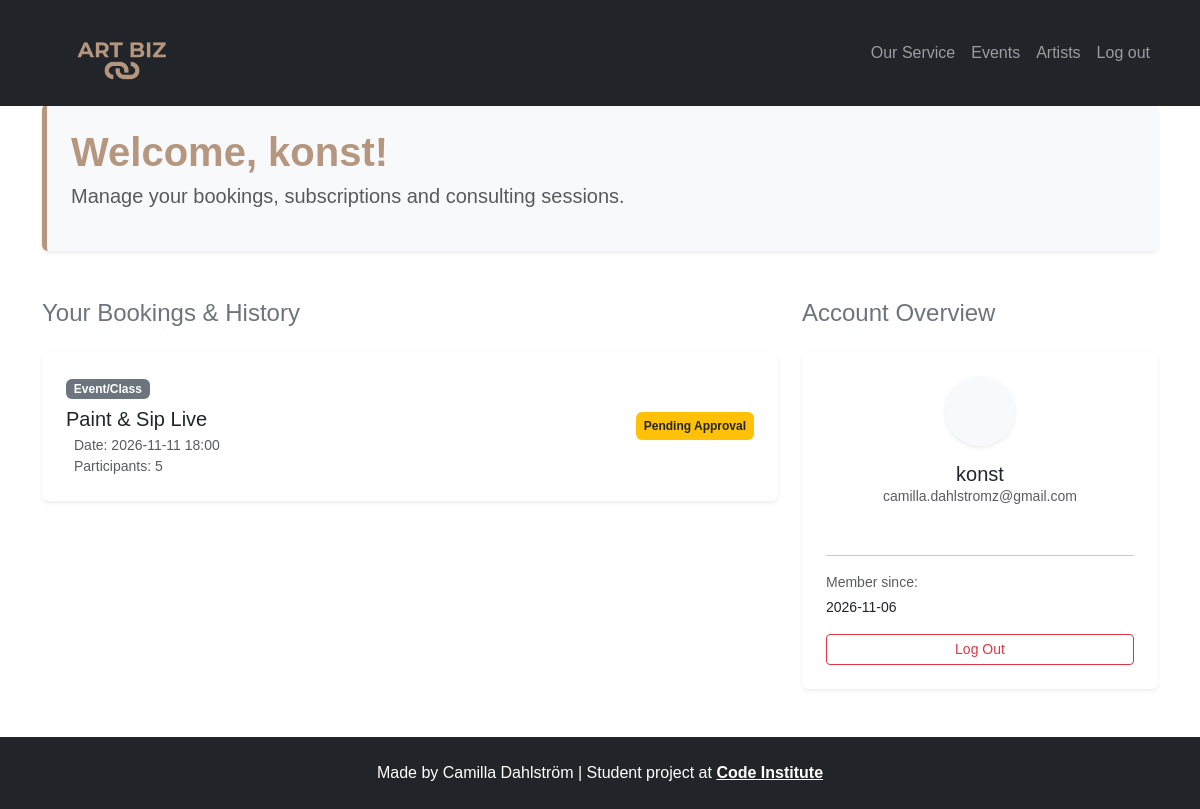
The page /accounts/dashboard/ (signed in) on the database its author committed.
### bookings/models.py (models this page shows, shortened)
class Booking(models.Model):
    STATUS_CHOICES = [
        ('pending', 'Väntar på godkännande'),
        ('confirmed', 'Bekräftad'),
        ('cancelled', 'Avbokad'),
    ]
    user = models.ForeignKey(User, on_delete=models.CASCADE, related_name='bookings')
    service = models.ForeignKey(Service, on_delete=models.PROTECT, related_name='booked_services')
    booking_date = models.DateTimeField()
    number_of_participants = models.PositiveIntegerField(default=5)
    created_at = models.DateTimeField(auto_now_add=True)
    status = models.CharField(max_length=20, choices=STATUS_CHOICES, default='pending')
    notes = models.TextField(blank=True, null=True)

class Service(models.Model):
    SERVICE_TYPES = [
        ('event', 'Event/Class'),
        ('consulting', 'Consulting'),
        ('subscription', 'Subscription'),
    ]
    title = models.CharField(max_length=200)
    description = models.TextField()
    price = models.DecimalField(max_digits=8, decimal_places=2)
    service_type = models.CharField(max_length=20, choices=SERVICE_TYPES, default='event')
    image_url = models.URLField(max_length=1024, blank=True, null=True)

### bookings/views.py (the view)
# urls.py: path('accounts/dashboard/', dashboard, name='dashboard'),
@login_required
def dashboard(request):
    user_bookings = Booking.objects.filter(user=request.user).order_by('-booking_date')
    context = {
        'bookings': user_bookings,
    }
    return render(request, 'account/dashboard.html', context)

### templates/account/dashboard.html (shortened to what this page needs)
{% extends "base.html" %}
{% block content %}
<div class="container py-5" style="font-family: 'Montserrat', sans-serif; min-height: 80vh;">
    <div class="row mb-5">
        <div class="col-100">
            <div class="p-4 bg-light rounded shadow-sm border-left" style="border-left: 5px solid #b59780;">
                <h1 class="display-6 fw-bold" style="color: #b59780; margin-bottom: 5px;">Welcome, {{ request.user.username }}!</h1>
                <p class="lead text-muted small"> Manage your bookings, subscriptions and consulting sessions.</p>
            </div>
        </div>
    </div>
    <div class="row">
        <div class="col-md-8">
            <h2 class="h4 mb-4 text-secondary">Your Bookings & History</h2>
            {% if bookings %}
                <div class="row">
                    {% for booking in bookings %}
                        <div class="col-12 mb-3">
                            <div class="card shadow-sm border-0">
                                <div class="card-body d-flex justify-content-between align-items-center p-4">
                                    <div>
                                        <span class="badge bg-secondary mb-2">{{ booking.service.get_service_type_display }}</span>
                                        <h3 class="h5 mb-1 text-dark">{{ booking.service.title }}</h3>
                                        <p class="small text-muted mb-0">
                                            Date: {{ booking.booking_date|date:"Y-m-d H:i" }}
                                        </p>
                                        <p class="small text-muted mb-0">
                                            Participants: {{ booking.number_of_participants }}
                                        </p>
                                    </div>
                                    <div class="text-end">
                                        {% if booking.status == 'confirmed' %}
                                            <span class="badge bg-success p-2">Confirmed</span>
                                        {% elif booking.status == 'pending' %}
                                            <span class="badge bg-warning text-dark p-2">Pending Approval</span>
                                        {% else %}
                                            <span class="badge bg-danger p-2">Cancelled</span>
                                        {% endif %}
                                    </div>
                                </div>
                            </div>
                        </div>
                    {% endfor %}
                </div>
            {% endif %}
        </div>
        <div class="col-md-4">
            <h2 class="h4 mb-4 text-secondary">Account Overview</h2>
            <div class="card shadow-sm border-0 p-4 bg-white">
                <div class="text-center mb-3">
                    <div class="rounded-circle bg-light d-inline-flex align-items-center justify-content-center shadow-sm mb-3" style="width: 70px; height: 70px; color: #b59780;">
                    </div>
                    <h3 class="h5 mb-0 text-dark">{{ request.user.username }}</h3>
                    <p class="small text-muted">{{ request.user.email }}</p>
                </div>
                <hr>
                <p class="small text-muted mb-1">Member since:</p>
                <p class="small font-weight-bold text-dark mb-3">{{ request.user.date_joined|date:"Y-m-d" }}</p>
                <a href="{% url 'account_logout' %}" class="btn btn-outline-danger w-100 btn-sm">Log Out</a>
            </div>
        </div>
    </div>
</div>
{% endblock %}

### static/css/style.css (style rules this page uses)
body { padding-top: 56px; overflow-x: hidden; font-family: 'Montserrat', sans-serif; }

### rows shown on the page
Booking: service.service_type "Event/Class", service "Paint & Sip Live", booking_date "2026-11-11 18:00", number_of_participants "5", status "Pending Approval"

### other values the page prints
{{ request.user.username }} "konst"
{{ request.user.email }} "camilla.dahlstromz@gmail.com"
{{ request.user.date_joined|date:"Y-m-d" }} "2026-11-06"
